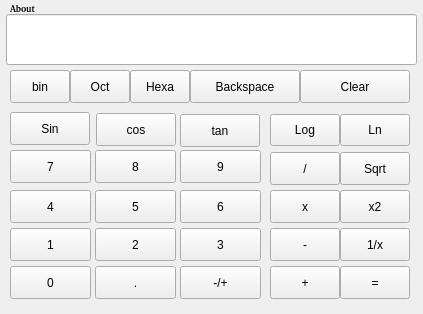
<?xml version="1.0" encoding="UTF-8"?>
<ui version="4.0">
 <class>MainWindow</class>
 <widget class="QMainWindow" name="MainWindow">
  <property name="geometry">
   <rect>
    <x>0</x>
    <y>0</y>
    <width>423</width>
    <height>314</height>
   </rect>
  </property>
  <property name="windowTitle">
   <string>Calculator</string>
  </property>
  <widget class="QWidget" name="centralwidget">
   <widget class="QLineEdit" name="lineEdit">
    <property name="geometry">
     <rect>
      <x>6</x>
      <y>14</y>
      <width>411</width>
      <height>51</height>
     </rect>
    </property>
   </widget>
   <widget class="QPushButton" name="pushButton_clear">
    <property name="geometry">
     <rect>
      <x>300</x>
      <y>70</y>
      <width>110</width>
      <height>33</height>
     </rect>
    </property>
    <property name="text">
     <string>Clear</string>
    </property>
   </widget>
   <widget class="QPushButton" name="pushButton_backSpace">
    <property name="geometry">
     <rect>
      <x>190</x>
      <y>70</y>
      <width>110</width>
      <height>33</height>
     </rect>
    </property>
    <property name="text">
     <string>Backspace</string>
    </property>
   </widget>
   <widget class="QPushButton" name="pushButton_7">
    <property name="geometry">
     <rect>
      <x>10</x>
      <y>150</y>
      <width>81</width>
      <height>33</height>
     </rect>
    </property>
    <property name="text">
     <string>7</string>
    </property>
   </widget>
   <widget class="QPushButton" name="pushButton_8">
    <property name="geometry">
     <rect>
      <x>95</x>
      <y>150</y>
      <width>81</width>
      <height>33</height>
     </rect>
    </property>
    <property name="text">
     <string>8</string>
    </property>
   </widget>
   <widget class="QPushButton" name="pushButton_9">
    <property name="geometry">
     <rect>
      <x>180</x>
      <y>150</y>
      <width>81</width>
      <height>33</height>
     </rect>
    </property>
    <property name="text">
     <string>9</string>
    </property>
   </widget>
   <widget class="QPushButton" name="pushButton_4">
    <property name="geometry">
     <rect>
      <x>10</x>
      <y>190</y>
      <width>81</width>
      <height>33</height>
     </rect>
    </property>
    <property name="text">
     <string>4</string>
    </property>
   </widget>
   <widget class="QPushButton" name="pushButton_5">
    <property name="geometry">
     <rect>
      <x>95</x>
      <y>190</y>
      <width>81</width>
      <height>33</height>
     </rect>
    </property>
    <property name="text">
     <string>5</string>
    </property>
   </widget>
   <widget class="QPushButton" name="pushButton_6">
    <property name="geometry">
     <rect>
      <x>180</x>
      <y>190</y>
      <width>81</width>
      <height>33</height>
     </rect>
    </property>
    <property name="text">
     <string>6</string>
    </property>
   </widget>
   <widget class="QPushButton" name="pushButton_2">
    <property name="geometry">
     <rect>
      <x>95</x>
      <y>228</y>
      <width>81</width>
      <height>33</height>
     </rect>
    </property>
    <property name="text">
     <string>2</string>
    </property>
   </widget>
   <widget class="QPushButton" name="pushButton_1">
    <property name="geometry">
     <rect>
      <x>10</x>
      <y>228</y>
      <width>81</width>
      <height>33</height>
     </rect>
    </property>
    <property name="text">
     <string>1</string>
    </property>
   </widget>
   <widget class="QPushButton" name="pushButton_3">
    <property name="geometry">
     <rect>
      <x>180</x>
      <y>228</y>
      <width>81</width>
      <height>33</height>
     </rect>
    </property>
    <property name="text">
     <string>3</string>
    </property>
   </widget>
   <widget class="QPushButton" name="pushButton_point">
    <property name="geometry">
     <rect>
      <x>95</x>
      <y>266</y>
      <width>81</width>
      <height>33</height>
     </rect>
    </property>
    <property name="text">
     <string>.</string>
    </property>
   </widget>
   <widget class="QPushButton" name="pushButton_postiveNegitive">
    <property name="geometry">
     <rect>
      <x>180</x>
      <y>266</y>
      <width>81</width>
      <height>33</height>
     </rect>
    </property>
    <property name="text">
     <string>-/+</string>
    </property>
   </widget>
   <widget class="QPushButton" name="pushButton_0">
    <property name="geometry">
     <rect>
      <x>10</x>
      <y>266</y>
      <width>81</width>
      <height>33</height>
     </rect>
    </property>
    <property name="text">
     <string>0</string>
    </property>
   </widget>
   <widget class="QPushButton" name="pushButton_sum">
    <property name="geometry">
     <rect>
      <x>270</x>
      <y>266</y>
      <width>70</width>
      <height>33</height>
     </rect>
    </property>
    <property name="text">
     <string>+</string>
    </property>
   </widget>
   <widget class="QPushButton" name="pushButton_equal">
    <property name="geometry">
     <rect>
      <x>340</x>
      <y>266</y>
      <width>70</width>
      <height>33</height>
     </rect>
    </property>
    <property name="text">
     <string>=</string>
    </property>
   </widget>
   <widget class="QPushButton" name="pushButton_mins">
    <property name="geometry">
     <rect>
      <x>270</x>
      <y>228</y>
      <width>70</width>
      <height>33</height>
     </rect>
    </property>
    <property name="text">
     <string>-</string>
    </property>
   </widget>
   <widget class="QPushButton" name="pushButton_1barX">
    <property name="geometry">
     <rect>
      <x>340</x>
      <y>228</y>
      <width>70</width>
      <height>33</height>
     </rect>
    </property>
    <property name="text">
     <string>1/x</string>
    </property>
   </widget>
   <widget class="QPushButton" name="pushButton_multi">
    <property name="geometry">
     <rect>
      <x>270</x>
      <y>190</y>
      <width>70</width>
      <height>33</height>
     </rect>
    </property>
    <property name="text">
     <string>x</string>
    </property>
   </widget>
   <widget class="QPushButton" name="pushButton_devision">
    <property name="geometry">
     <rect>
      <x>270</x>
      <y>152</y>
      <width>70</width>
      <height>33</height>
     </rect>
    </property>
    <property name="text">
     <string>/</string>
    </property>
   </widget>
   <widget class="QPushButton" name="pushButton_sqrt">
    <property name="geometry">
     <rect>
      <x>340</x>
      <y>152</y>
      <width>70</width>
      <height>33</height>
     </rect>
    </property>
    <property name="text">
     <string>Sqrt</string>
    </property>
   </widget>
   <widget class="QPushButton" name="pushButton_pow2">
    <property name="geometry">
     <rect>
      <x>340</x>
      <y>190</y>
      <width>70</width>
      <height>33</height>
     </rect>
    </property>
    <property name="text">
     <string>x2</string>
    </property>
   </widget>
   <widget class="QPushButton" name="pushButton_sin">
    <property name="geometry">
     <rect>
      <x>10</x>
      <y>112</y>
      <width>80</width>
      <height>33</height>
     </rect>
    </property>
    <property name="text">
     <string>Sin</string>
    </property>
   </widget>
   <widget class="QPushButton" name="pushButton_cos">
    <property name="geometry">
     <rect>
      <x>96</x>
      <y>113</y>
      <width>80</width>
      <height>33</height>
     </rect>
    </property>
    <property name="text">
     <string>cos</string>
    </property>
   </widget>
   <widget class="QPushButton" name="pushButton_tan">
    <property name="geometry">
     <rect>
      <x>180</x>
      <y>114</y>
      <width>80</width>
      <height>33</height>
     </rect>
    </property>
    <property name="text">
     <string>tan</string>
    </property>
   </widget>
   <widget class="QPushButton" name="pushButton_log">
    <property name="geometry">
     <rect>
      <x>270</x>
      <y>114</y>
      <width>70</width>
      <height>32</height>
     </rect>
    </property>
    <property name="text">
     <string>Log</string>
    </property>
   </widget>
   <widget class="QPushButton" name="pushButton_Ln">
    <property name="geometry">
     <rect>
      <x>340</x>
      <y>114</y>
      <width>70</width>
      <height>32</height>
     </rect>
    </property>
    <property name="text">
     <string>Ln</string>
    </property>
   </widget>
   <widget class="QPushButton" name="pushButton_bin">
    <property name="geometry">
     <rect>
      <x>10</x>
      <y>70</y>
      <width>60</width>
      <height>33</height>
     </rect>
    </property>
    <property name="text">
     <string>bin</string>
    </property>
   </widget>
   <widget class="QPushButton" name="pushButton_oct">
    <property name="geometry">
     <rect>
      <x>70</x>
      <y>70</y>
      <width>60</width>
      <height>33</height>
     </rect>
    </property>
    <property name="text">
     <string>Oct</string>
    </property>
   </widget>
   <widget class="QPushButton" name="pushButton_hexa">
    <property name="geometry">
     <rect>
      <x>130</x>
      <y>70</y>
      <width>60</width>
      <height>33</height>
     </rect>
    </property>
    <property name="text">
     <string>Hexa</string>
    </property>
   </widget>
   <widget class="QLabel" name="label">
    <property name="geometry">
     <rect>
      <x>10</x>
      <y>0</y>
      <width>40</width>
      <height>17</height>
     </rect>
    </property>
    <property name="font">
     <font>
      <family>Bitstream Charter</family>
      <pointsize>7</pointsize>
      <weight>75</weight>
      <bold>true</bold>
     </font>
    </property>
    <property name="text">
     <string>About</string>
    </property>
   </widget>
  </widget>
 </widget>
 <resources/>
 <connections/>
</ui>
